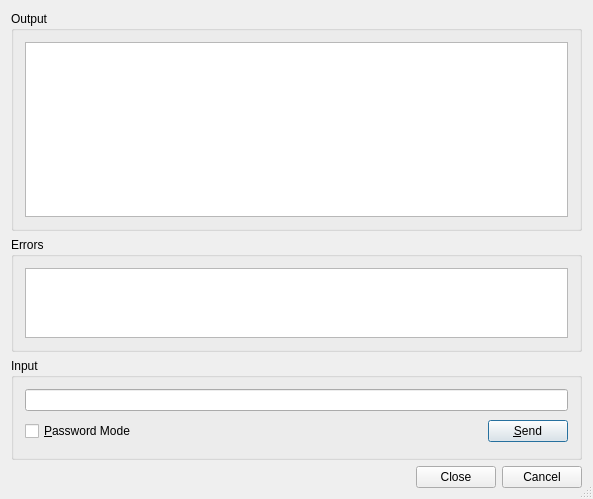
<?xml version="1.0" encoding="UTF-8"?>
<ui version="4.0">
 <class>SvnDialog</class>
 <widget class="QDialog" name="SvnDialog">
  <property name="geometry">
   <rect>
    <x>0</x>
    <y>0</y>
    <width>593</width>
    <height>499</height>
   </rect>
  </property>
  <property name="windowTitle">
   <string>Subversion</string>
  </property>
  <property name="sizeGripEnabled">
   <bool>true</bool>
  </property>
  <layout class="QVBoxLayout">
   <item>
    <widget class="QGroupBox" name="outputGroup">
     <property name="sizePolicy">
      <sizepolicy hsizetype="Preferred" vsizetype="Expanding">
       <horstretch>0</horstretch>
       <verstretch>2</verstretch>
      </sizepolicy>
     </property>
     <property name="title">
      <string>Output</string>
     </property>
     <layout class="QVBoxLayout">
      <item>
       <widget class="QTextEdit" name="resultbox">
        <property name="readOnly">
         <bool>true</bool>
        </property>
        <property name="acceptRichText">
         <bool>false</bool>
        </property>
       </widget>
      </item>
     </layout>
    </widget>
   </item>
   <item>
    <widget class="QGroupBox" name="errorGroup">
     <property name="sizePolicy">
      <sizepolicy hsizetype="Preferred" vsizetype="Expanding">
       <horstretch>0</horstretch>
       <verstretch>1</verstretch>
      </sizepolicy>
     </property>
     <property name="title">
      <string>Errors</string>
     </property>
     <layout class="QVBoxLayout">
      <item>
       <widget class="QTextEdit" name="errors">
        <property name="readOnly">
         <bool>true</bool>
        </property>
        <property name="acceptRichText">
         <bool>false</bool>
        </property>
       </widget>
      </item>
     </layout>
    </widget>
   </item>
   <item>
    <widget class="QGroupBox" name="inputGroup">
     <property name="title">
      <string>Input</string>
     </property>
     <layout class="QGridLayout">
      <item row="1" column="1">
       <spacer>
        <property name="orientation">
         <enum>Qt::Horizontal</enum>
        </property>
        <property name="sizeType">
         <enum>QSizePolicy::Expanding</enum>
        </property>
        <property name="sizeHint" stdset="0">
         <size>
          <width>327</width>
          <height>29</height>
         </size>
        </property>
       </spacer>
      </item>
      <item row="1" column="2">
       <widget class="QPushButton" name="sendButton">
        <property name="toolTip">
         <string>Press to send the input to the subversion process</string>
        </property>
        <property name="text">
         <string>&amp;Send</string>
        </property>
        <property name="shortcut">
         <string>Alt+S</string>
        </property>
       </widget>
      </item>
      <item row="0" column="0" colspan="3">
       <widget class="QLineEdit" name="input">
        <property name="toolTip">
         <string>Enter data to be sent to the subversion process</string>
        </property>
       </widget>
      </item>
      <item row="1" column="0">
       <widget class="QCheckBox" name="passwordCheckBox">
        <property name="toolTip">
         <string>Select to switch the input field to password mode</string>
        </property>
        <property name="text">
         <string>&amp;Password Mode</string>
        </property>
        <property name="shortcut">
         <string>Alt+P</string>
        </property>
       </widget>
      </item>
     </layout>
    </widget>
   </item>
   <item>
    <widget class="QDialogButtonBox" name="buttonBox">
     <property name="orientation">
      <enum>Qt::Horizontal</enum>
     </property>
     <property name="standardButtons">
      <set>QDialogButtonBox::Cancel|QDialogButtonBox::Close</set>
     </property>
    </widget>
   </item>
  </layout>
 </widget>
 <layoutdefault spacing="6" margin="11"/>
 <pixmapfunction>qPixmapFromMimeSource</pixmapfunction>
 <tabstops>
  <tabstop>resultbox</tabstop>
  <tabstop>errors</tabstop>
  <tabstop>input</tabstop>
  <tabstop>passwordCheckBox</tabstop>
  <tabstop>sendButton</tabstop>
  <tabstop>buttonBox</tabstop>
 </tabstops>
 <resources/>
 <connections/>
</ui>
